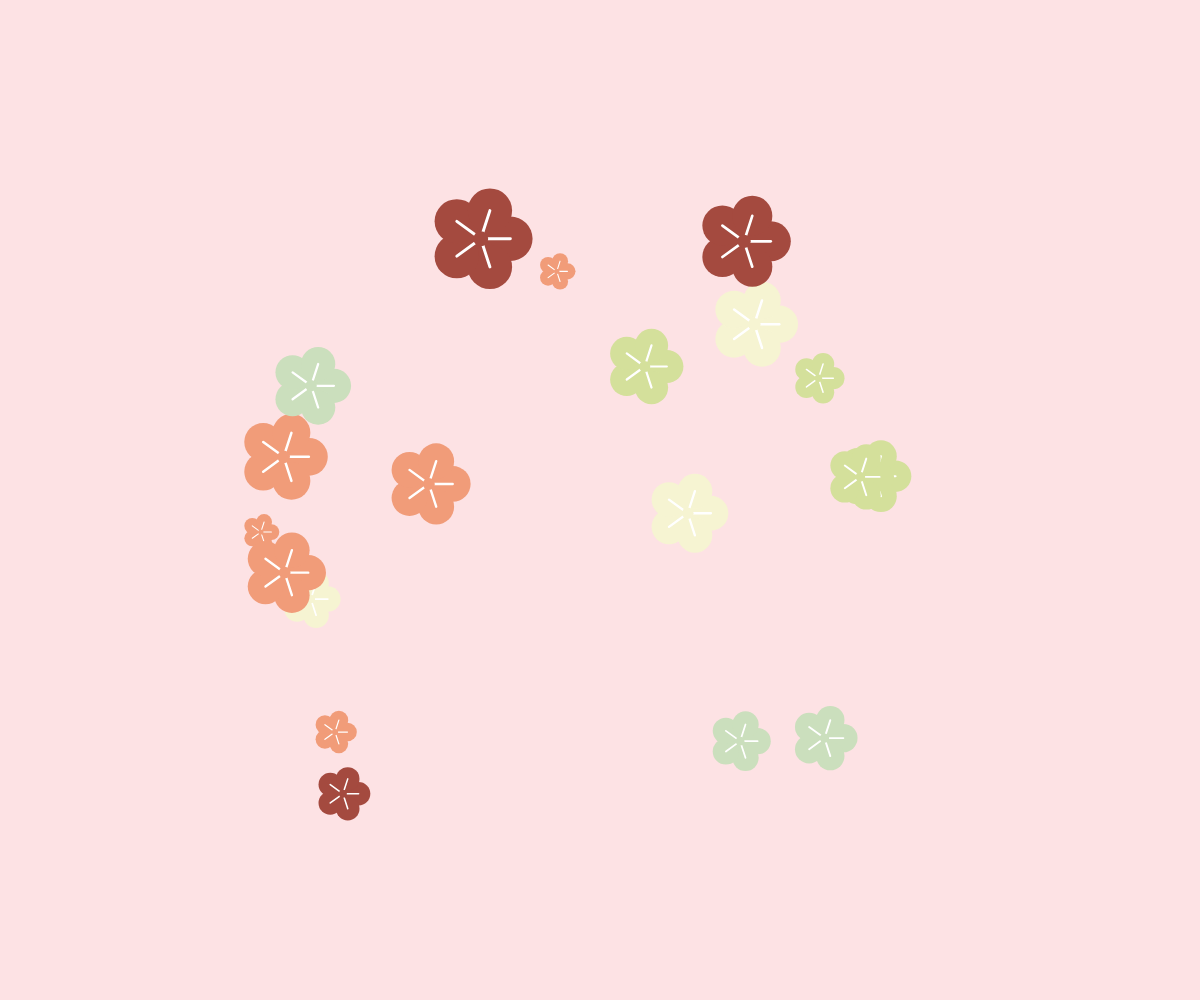
Frame 1 (no input)
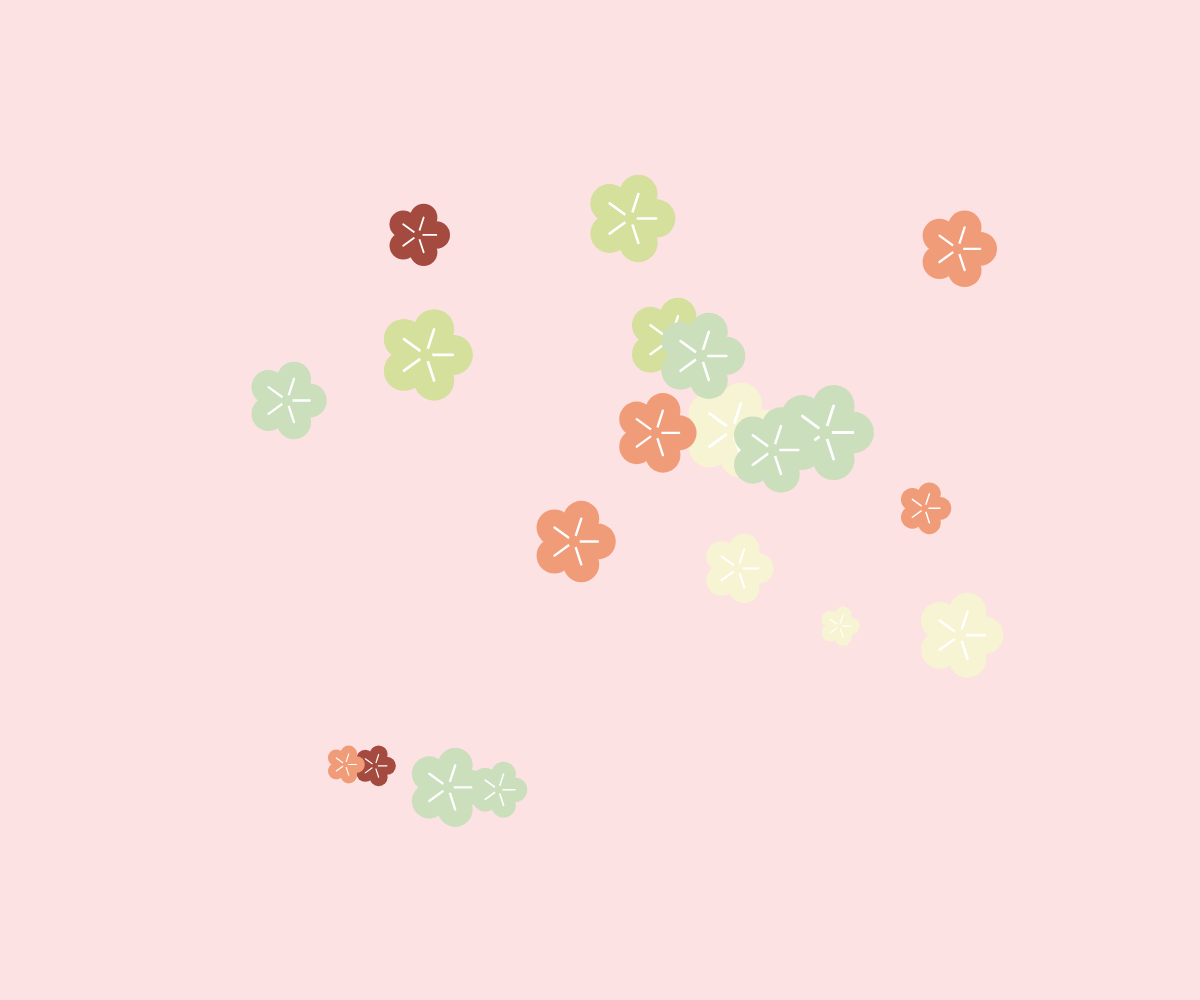
Frame 2 (the mouse pressed at the canvas centre, redrawn once)

The p5.js sketch that drew these frames (run headless with seeded random() and noise() and a simulated clock; the mouse was pressed at the canvas centre and the sketch redrawn once):

// p5.js sketch
// ── sketch.js
"use strict";

const palette = ["#D4E09B", "#F6F4D2", "#CBDFBD", "#F19C79", "#A44A3F"];

//==========
// p5.js

function setup(){
	createCanvas(windowWidth, windowHeight);
	angleMode(DEGREES);
	//blendMode(MULTIPLY);
	noLoop();
}

function draw(){

	background("#FDE2E4");

	for(let i=0; i<20; i++){
		let pX = random(0.2, 0.8) * width;
		let pY = random(0.2, 0.8) * height;
		let pS = random(10, 30);
		drawUme(pX, pY, pS);
	}
}

function drawUme(x, y, s){

	noStroke();
	strokeWeight();
	fill(getColor());
	circle(x, y, s*1.5);

	let pD = 360 / 5;
	for(let i=0; i<5; i++){

		let deg = pD*i;
		let uX = x + cos(deg) * s;
		let uY = y + sin(deg) * s;

		noStroke();
		strokeWeight();
		circle(uX, uY, s*1.5);

		stroke(255);
		strokeWeight(s*0.1);
		line(x, y, uX, uY);
	}

	noStroke();
	strokeWeight();
	circle(x, y, s*0.5);
}

function getColor(){
	let c = floor(random(palette.length));
	return palette[c];
}
